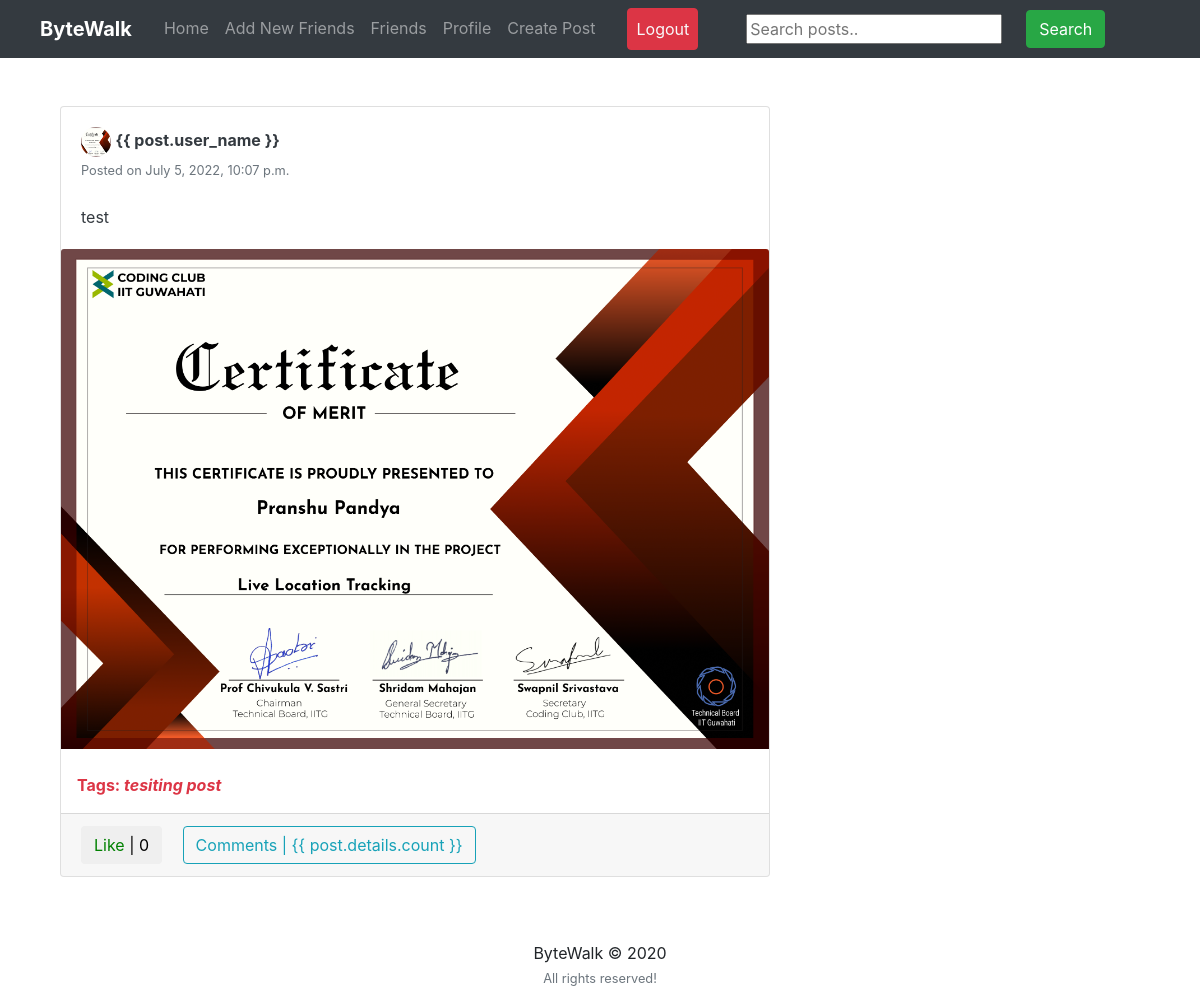
/user_posts/test1 (signed in), run on the app's committed database.
### feed/models.py (models this page shows, shortened)
class Post(models.Model):
	description = models.CharField(max_length=255, blank=True)
	pic = models.ImageField(upload_to='path/to/img')
	date_posted = models.DateTimeField(default=timezone.now)
	user_name = models.ForeignKey(User, on_delete=models.CASCADE)
	tags = models.CharField(max_length=100, blank=True)

### users/models.py (models this page shows, shortened)
class Profile(models.Model):
	user = models.OneToOneField(User, on_delete=models.CASCADE)
	image = models.ImageField(default='default.png', upload_to='profile_pics')
	slug = AutoSlugField(populate_from='user')
	bio = models.CharField(max_length=255, blank=True)
	friends = models.ManyToManyField("Profile", blank=True)
	def get_absolute_url(self):
		return "/users/{}".format(self.slug)

### feed/views.py (the view)
# urls.py: path('user_posts/<str:username>', UserPostListView.as_view(), name='user-posts'),
class UserPostListView(LoginRequiredMixin, ListView):
	model = Post
	template_name = 'feed/user_posts.html'
	context_object_name = 'posts'
	paginate_by = 10
	def get_context_data(self, **kwargs):
		context = super(UserPostListView, self).get_context_data(**kwargs)
		user = get_object_or_404(User, username=self.kwargs.get('username'))
		liked = [i for i in Post.objects.filter(user_name=user) if Like.objects.filter(user = self.request.user, post=i)]
		context['liked_post'] = liked
		return context
	def get_queryset(self):
		user = get_object_or_404(User, username=self.kwargs.get('username'))
		return Post.objects.filter(user_name=user).order_by('-date_posted')

### feed/templates/feed/user_posts.html (shortened to what this page needs)
{% extends "feed/layout.html" %}
{% load static %}
{% block searchform %}
<form class="form-inline my-2 my-lg-0 ml-5" action="{% url 'search_posts' %}" method="get">
    <input name="p" type="text" placeholder="Search posts..">
    <button class="btn btn-success my-2 my-sm-0 ml-4" type="submit">Search</button>
</form>
{% endblock searchform %}
{% block content %}
<div class="container">
    <div class="row">
        <div class="col-md-8">
            {% for post in posts %}
            <div class="card card-signin my-5">
                <div class="card-body">
                    <a href="{{ post.user_name.profile.get_absolute_url }}"><img
                            src="{{ post.user_name.profile.image.url }}" class="rounded-circle" width="30" height="30"
                            alt=""></a>
                    <a class="text-dark" href="{{ post.user_name.profile.get_absolute_url }}"><b>{{ post.user_name
                            }}</b></a>
                    <br><small class="text-muted">Posted on {{ post.date_posted }}</small>
                    <br><br>
                    <p class="card-text text-dark">{{ post.description }}</p>
                </div>
                <a href="{% url 'post-detail' post.id %}"><img class="card-img-top" src="{{ post.pic.url }}" alt=""></a>
                {% if post.tags %}
                <br>
                <p class="text-danger ml-3"><b>Tags: <i>{{ post.tags }}</i></b></p>
                {% endif %}
                <div class="card-footer">
                    <button class="btn btn-white mr-3 like" id="{{ post.id }}">
                        {% if post in liked_post %}
                        <a href="{% url 'post-like' %}" style="color:red;" id="likebtn{{ post.id }}"> Unlike</a> |
                        {{post.likes.count}}
                        {% else %}
                        <a href="{% url 'post-like' %}" style="color:green;" id="likebtn{{ post.id }}"> Like</a> |
                        {{post.likes.count}}
                        {% endif %}
                    </button>
                    <a class="btn btn-outline-info" href="{% url 'post-detail' post.id %}">Comments | {{
                        post.details.count }}</a>
                </div>
            </div>
            {% endfor %}
        </div>
    </div>
</div>
    {% endblock content %}

### data on the page
Post: user_name.profile.image (picture), date_posted "July 5, 2022, 10:07 p.m.", description "test", pic (picture), tags "tesiting post", likes.count "0"
